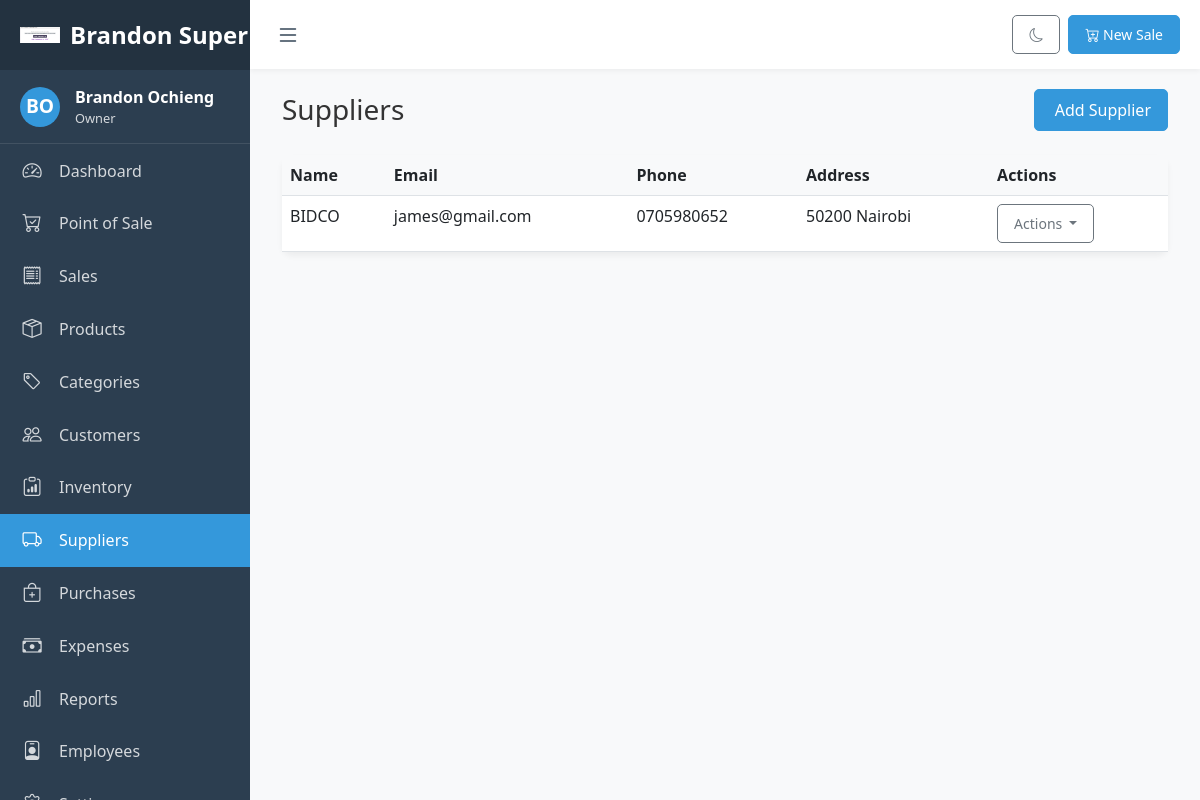
The app's page /pos/suppliers/ (signed in) with its own data.
### pos_app/models.py (models this page shows, shortened)
class Business(models.Model):
    BUSINESS_TYPE_CHOICES = [
        ('Type1', 'Type 1'),
        ('Type2', 'Type 2'),
    ]
    CURRENCY_SYMBOL_CHOICES = [
        ('$', '$ - US Dollar'),
        ('€', '€ - Euro'),
        ('£', '£ - British Pound'),
        ('¥', '¥ - Japanese Yen'),
        ('₹', '₹ - Indian Rupee'),
        ('₩', '₩ - South Korean Won'),
        ('KSh', 'KSh - Kenyan Shilling'),  # Added Kenyan Shilling
    ]
    name = models.CharField(max_length=255)
    business_type = models.CharField(max_length=50, choices=BUSINESS_TYPE_CHOICES, default='Type1')
    address = models.TextField(blank=True, null=True)
    phone = models.CharField(max_length=20, blank=True, null=True)
    email = models.EmailField(blank=True, null=True)
    website = models.URLField(blank=True, null=True)
    logo = models.ImageField(upload_to='business_logos/', blank=True, null=True)
    tax_rate = models.DecimalField(max_digits=5, decimal_places=2, default=0.00)
    currency_symbol = models.CharField(max_length=5, choices=CURRENCY_SYMBOL_CHOICES, default='$')
    owner = models.ForeignKey(User, on_delete=models.CASCADE, related_name='owned_businesses')
    created_at = models.DateTimeField(auto_now_add=True)
    updated_at = models.DateTimeField(auto_now=True)

class Supplier(models.Model):
    name = models.CharField(max_length=255)
    contact_person = models.CharField(max_length=100, blank=True, null=True)
    email = models.EmailField(blank=True, null=True)
    phone = models.CharField(max_length=20, blank=True, null=True)
    address = models.TextField(blank=True, null=True)
    business = models.ForeignKey(Business, on_delete=models.CASCADE, related_name='suppliers')
    created_at = models.DateTimeField(auto_now_add=True)
    updated_at = models.DateTimeField(auto_now=True)

### pos_app/views.py (the view)
# urls.py: path('suppliers/', views.supplier_list, name='supplier_list'),
@login_required
def supplier_list(request):
    business = get_business_for_user(request.user)
    if not business:
        return redirect('pos:business_setup')
    role = get_user_role(request.user, business)
    if role not in ['owner', 'admin', 'manager', 'inventory']:
        messages.error(request, 'You do not have permission to view suppliers')
        return redirect('pos:dashboard')
    suppliers = Supplier.objects.filter(business=business).order_by('name')
    context = {
        'business': business,
        'role': role,
        'suppliers': suppliers,
    }
    return render(request, 'pos_app/suppliers.html', context)

### pos_app/context_processors.py (called while the page is built)
def business_settings(request):
    if request.user.is_authenticated:
        try:
            business = Business.objects.filter(owner=request.user).first()
            if not business:
                from .models import Employee
                employee = Employee.objects.filter(user=request.user, is_active=True).first()
                if employee:
                    business = employee.business
            if business:
                return {
                    'business_settings': business.settings,
                }
        except:
            pass
    return {}

### pos_app/views.py (called while the page is built)
def get_business_for_user(user):
    try:
        return Business.objects.filter(owner=user).first()
    except:
        try:
            employee = Employee.objects.filter(user=user, is_active=True).first()
            if employee:
                return employee.business
        except:
            pass
    return None

def get_user_role(user, business):
    if business and business.owner == user:
        return 'owner'
    try:
        employee = Employee.objects.get(user=user, business=business, is_active=True)
        return employee.role
    except Employee.DoesNotExist:
        return None

### pos_app/templates/pos_app/suppliers.html (shortened to what this page needs)
{% extends 'pos_app/base.html' %}
{% block content %}
<div class="container-fluid">
    <div class="d-flex justify-content-between align-items-center mb-4">
        <h1 class="h3 mb-0 text-gray-800">Suppliers</h1>
        <div>
            {% if role == 'owner' or role == 'admin' or role == 'manager' %}
            <a href="{% url 'pos:supplier_create' %}" class="btn btn-primary">
                 Add Supplier
            </a>
            {% endif %}
        </div>
    </div>
    <div class="card">
        <div class="card-body p-0">
            <div class="table-responsive">
                <table class="table table-hover mb-0">
                    <thead>
                        <tr>
                            <th>Name</th>
                            <th>Email</th>
                            <th>Phone</th>
                            <th>Address</th>
                            <th>Actions</th>
                        </tr>
                    </thead>
                    <tbody>
                        {% for supplier in suppliers %}
                            <tr>
                                <td>{{ supplier.name }}</td>
                                <td>{{ supplier.email|default:"-" }}</td>
                                <td>{{ supplier.phone|default:"-" }}</td>
                                <td>{{ supplier.address|default:"-" }}</td>
                                <td>
                                    <div class="dropdown">
                                        <button class="btn btn-sm btn-outline-secondary dropdown-toggle" type="button" data-bs-toggle="dropdown">
                                            Actions
                                        </button>
                                    </div>
                                </td>
                            </tr>
                        {% empty %}
                            <tr>
                                <td colspan="5" class="text-center">No suppliers found.</td>
                            </tr>
                        {% endfor %}
                    </tbody>
                </table>
            </div>
        </div>
    </div>
</div>
{% endblock %}

### pos_app/templates/pos_app/base.html (shortened to what this page needs)
<!DOCTYPE html>
<html lang="en">
<head>
    {% load static %}
    <link href="https://cdn.jsdelivr.net/npm/bootstrap@5.3.0/dist/css/bootstrap.min.css" rel="stylesheet">
    <link rel="stylesheet" href="https://cdn.jsdelivr.net/npm/bootstrap-icons@1.10.5/font/bootstrap-icons.css">
    <link rel="stylesheet" href="https://cdn.jsdelivr.net/npm/select2@4.1.0-rc.0/dist/css/select2.min.css">
    <link rel="stylesheet" href="https://cdn.jsdelivr.net/npm/select2-bootstrap-5-theme@1.3.0/dist/select2-bootstrap-5-theme.min.css">
    <link rel="stylesheet" href="https://cdn.jsdelivr.net/npm/daterangepicker/daterangepicker.css">
    <link rel="stylesheet" href="https://cdn.jsdelivr.net/npm/sweetalert2@11.0.19/dist/sweetalert2.min.css">
    <link rel="stylesheet" href="{% static 'css/base.css' %}">
</head>
<body>
    {% if user.is_authenticated and business %}
    <div class="sidebar" id="sidebar">
        <div class="sidebar-header">
            {% if business.logo %}
            <img src="{{ business.logo.url }}" alt="{{ business.name }}" class="logo-icon">
            {% else %}
            <div class="logo-icon user-avatar">
                <i class="bi bi-shop"></i>
            </div>
            {% endif %}
            <div class="logo-text">{{ business.name }}</div>
        </div>
        <div class="user-info">
            <div class="user-avatar">
                {{ user.first_name|first|upper }}{{ user.last_name|first|upper }}
            </div>
            <div class="user-details">
                <div class="user-name">{{ user.get_full_name }}</div>
                <div class="user-role">{{ role|title }}</div>
            </div>
        </div>
        <ul class="nav flex-column">
            <li class="nav-item">
                <a href="{% url 'pos:dashboard' %}" class="nav-link {% if request.resolver_match.url_name == 'dashboard' %}active{% endif %}">
                    <i class="bi bi-speedometer2"></i>
                    <span>Dashboard</span>
                </a>
            </li>
            <li class="nav-item">
                <a href="{% url 'pos:pos' %}" class="nav-link {% if request.resolver_match.url_name == 'pos' %}active{% endif %}">
                    <i class="bi bi-cart-check"></i>
                    <span>Point of Sale</span>
                </a>
            </li>
            <li class="nav-item">
                <a href="{% url 'pos:sales_list' %}" class="nav-link {% if 'sale' in request.resolver_match.url_name %}active{% endif %}">
                    <i class="bi bi-receipt"></i>
                    <span>Sales</span>
                </a>
            </li>
            <li class="nav-item">
                <a href="{% url 'pos:product_list' %}" class="nav-link {% if 'product' in request.resolver_match.url_name %}active{% endif %}">
                    <i class="bi bi-box-seam"></i>
                    <span>Products</span>
                </a>
            </li>
            <li class="nav-item">
                <a href="{% url 'pos:category_list' %}" class="nav-link {% if 'category' in request.resolver_match.url_name %}active{% endif %}">
                    <i class="bi bi-tag"></i>
                    <span>Categories</span>
                </a>
            </li>
            <li class="nav-item">
                <a href="{% url 'pos:customer_list' %}" class="nav-link {% if 'customer' in request.resolver_match.url_name %}active{% endif %}">
                    <i class="bi bi-people"></i>
                    <span>Customers</span>
                </a>
            </li>
            {% if role in 'owner,admin,manager,inventory' %}
            <li class="nav-item">
                <a href="{% url 'pos:inventory_list' %}" class="nav-link {% if 'inventory' in request.resolver_match.url_name %}active{% endif %}">
                    <i class="bi bi-clipboard-data"></i>
                    <span>Inventory</span>
                </a>
            </li>
            <li class="nav-item">
                <a href="{% url 'pos:supplier_list' %}" class="nav-link {% if 'supplier' in request.resolver_match.url_name %}active{% endif %}">
                    <i class="bi bi-truck"></i>
                    <span>Suppliers</span>
                </a>
            </li>
            <li class="nav-item">
                <a href="{% url 'pos:purchase_list' %}" class="nav-link {% if 'purchase' in request.resolver_match.url_name %}active{% endif %}">
                    <i class="bi bi-bag-plus"></i>
                    <span>Purchases</span>
                </a>
            </li>
            {% endif %}
            {% if role in 'owner,admin,manager' %}
            <li class="nav-item">
                <a href="{% url 'pos:expense_list' %}" class="nav-link {% if 'expense' in request.resolver_match.url_name %}active{% endif %}">
                    <i class="bi bi-cash-stack"></i>
                    <span>Expenses</span>
                </a>
            </li>
            <li class="nav-item">
                <a href="{% url 'pos:reports' %}" class="nav-link {% if request.resolver_match.url_name == 'reports' %}active{% endif %}">
                    <i class="bi bi-bar-chart"></i>
                    <span>Reports</span>
                </a>
            </li>
            {% endif %}
            {% if role in 'owner,admin,manager' %}
            <li class="nav-item">
                <a href="{% url 'pos:employee_list' %}" class="nav-link {% if 'employee' in request.resolver_match.url_name %}active{% endif %}">
                    <i class="bi bi-person-badge"></i>
                    <span>Employees</span>
                </a>
            </li>
            {% endif %}
            {% if role in 'owner,admin' %}
            <li class="nav-item">
                <a href="{% url 'pos:settings' %}" class="nav-link {% if request.resolver_match.url_name == 'settings' %}active{% endif %}">
                    <i class="bi bi-gear"></i>
                    <span>Settings</span>
                </a>
            </li>
            {% endif %}
        </ul>
    </div>
    <div class="main-content" id="main-content">
        <div class="top-navbar">
            <button class="toggle-sidebar" id="toggle-sidebar" title="Toggle Sidebar">
                <i class="bi bi-list"></i>
            </button>
            <div class="navbar-actions">
                <button class="btn btn-sm btn-outline-secondary" id="toggle-dark-mode" title="Toggle Dark Mode">
                    <i class="bi bi-moon"></i>
                </button>
                {% if role in 'owner,admin,manager,cashier' %}
                <a href="{% url 'pos:pos' %}" class="btn btn-sm btn-primary ms-2">
                    <i class="bi bi-cart-plus"></i> New Sale
                </a>
                {% endif %}
            </div>
        </div>
        <div class="content-wrapper fade-in">
            {% block content %}{% endblock %}
        </div>
    </div>
    {% else %}
    <div class="auth-wrapper fade-in">
        {% block auth_content %}{% endblock %}
    </div>
    {% endif %}
</body>
</html>

### static/css/base.css (style rules this page uses)
:root { --primary-color: #3498db; --secondary-color: #2c3e50; --success-color: #2ecc71; --danger-color: #e74c3c; --warning-color: #f39c12; --info-color: #3498db; --light-color: #ecf0f1; --dark-color: #2c3e50; }
body { font-family: 'Segoe UI', Tahoma, Geneva, Verdana, sans-serif; background-color: #f8f9fa; color: #333; min-height: 100vh; display: flex; flex-direction: column; }
.sidebar { position: fixed; top: 0; left: 0; height: 100vh; width: 250px; background-color: var(--secondary-color); color: white; transition: all 0.3s; z-index: 1000; overflow-y: auto; }
.sidebar .nav-link { color: rgba(255, 255, 255, 0.8); padding: 12px 20px; display: flex; align-items: center; transition: all 0.3s; }
.sidebar .nav-link.active { color: white; background-color: var(--primary-color); }
.sidebar .nav-link i { margin-right: 15px; font-size: 1.2rem; min-width: 24px; text-align: center; }
.sidebar-header { padding: 15px 20px; background-color: rgba(0, 0, 0, 0.2); display: flex; align-items: center; }
.logo-icon { height: 40px; width: 40px; object-fit: contain; }
.logo-text { margin-left: 10px; font-size: 1.5rem; font-weight: bold; white-space: nowrap; }
.user-info { padding: 15px 20px; border-bottom: 1px solid rgba(255, 255, 255, 0.1); display: flex; align-items: center; }
.user-avatar { width: 40px; height: 40px; border-radius: 50%; background-color: var(--primary-color); display: flex; align-items: center; justify-content: center; font-weight: bold; font-size: 1.2rem; color: white; }
.user-details { margin-left: 15px; }
.user-name { font-weight: bold; white-space: nowrap; }
.user-role { font-size: 0.8rem; opacity: 0.8; white-space: nowrap; }
.main-content { margin-left: 250px; transition: all 0.3s; flex: 1; width: calc(100% - 250px); }
.top-navbar { background-color: white; box-shadow: 0 2px 5px rgba(0, 0, 0, 0.05); padding: 15px 20px; display: flex; justify-content: space-between; align-items: center; }
.toggle-sidebar { background: none; border: none; color: var(--secondary-color); font-size: 1.5rem; cursor: pointer; }
.navbar-actions { display: flex; align-items: center; }
.navbar-actions .btn { margin-left: 10px; }
.content-wrapper { padding: 20px; }
.card { border: none; border-radius: 10px; box-shadow: 0 4px 6px rgba(0, 0, 0, 0.05); margin-bottom: 20px; transition: transform 0.3s, box-shadow 0.3s; }
.btn { border-radius: 5px; padding: 8px 16px; font-weight: 500; }
.btn-primary { background-color: var(--primary-color); border-color: var(--primary-color); }
.table { border-collapse: separate; border-spacing: 0; }
.table th { background-color: #f8f9fa; font-weight: 600; }
.fade-in { animation: fadeIn 0.5s ease-in-out; }

### records on screen
Business: logo (picture), name "Brandon…"
Supplier: name "BIDCO", email "james@gmail.com", phone "0705980652", address "50200 Nairobi"

### other values on screen
{{ user.first_name|first|upper }} "B"
{{ user.last_name|first|upper }} "O"
{{ user.get_full_name }} "Brandon Ochieng"
{{ role|title }} "Owner"
